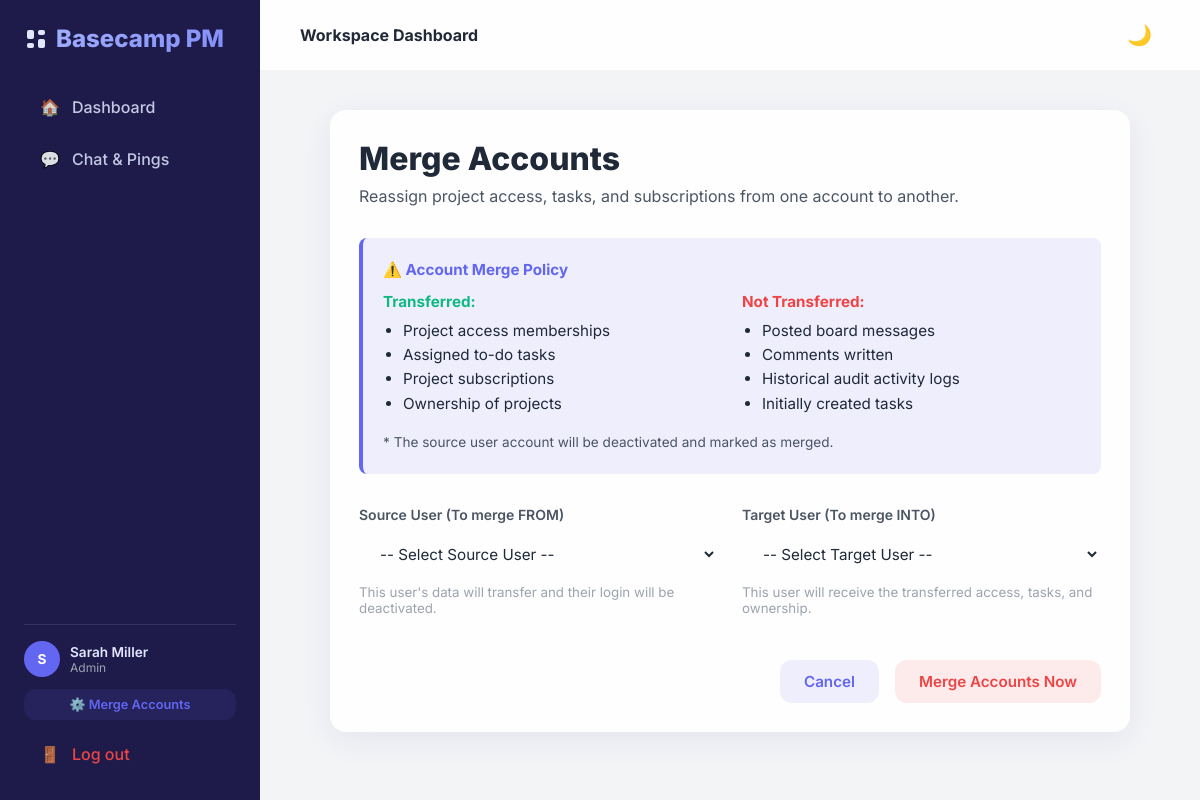
Page /users/merge/ (signed in) on the committed database.
### accounts/models.py (models this page shows, shortened)
class User(AbstractUser):
    ROLE_ADMIN = 'admin'
    ROLE_MEMBER = 'member'
    ROLE_CLIENT = 'client'
    ROLE_COLLABORATOR = 'collaborator'
    ROLE_CHOICES = [
        (ROLE_ADMIN, 'Admin'),
        (ROLE_MEMBER, 'Organization Member'),
        (ROLE_CLIENT, 'Client'),
        (ROLE_COLLABORATOR, 'Outside Collaborator'),
    ]
    email = models.EmailField(unique=True)
    role = models.CharField(max_length=20, choices=ROLE_CHOICES, default=ROLE_MEMBER)
    is_merged = models.BooleanField(default=False)
    merged_into = models.ForeignKey('self', on_delete=models.SET_NULL, null=True, blank=True, related_name='merged_accounts')
    USERNAME_FIELD = 'email'
    REQUIRED_FIELDS = ['username']

### accounts/views.py (the view, shortened to what this page needs)
# urls.py: path('users/merge/', views.merge_users_view, name='merge_users'),
@login_required
def merge_users_view(request):
    if request.user.role != User.ROLE_ADMIN:
        messages.error(request, "Only system administrators can merge accounts.")
        return redirect('dashboard')
    users = User.objects.filter(is_active=True)
    return render(request, 'accounts/merge_users.html', {
        'users': users
    })

### templates/accounts/merge_users.html (shortened to what this page needs)
{% extends 'base.html' %}
{% block content %}
<div style="max-width: 800px; margin: 0 auto;">
    <div class="glass-card">
        <h1 class="page-title">Merge Accounts</h1>
        <p class="page-subtitle">Reassign project access, tasks, and subscriptions from one account to another.</p>
        <div style="background-color: var(--accent-light); border-left: 4px solid var(--accent); padding: 20px; border-radius: 8px; margin-bottom: 32px; font-size: 0.95rem; line-height: 1.6;">
            <h4 style="font-weight: 700; margin-bottom: 8px; color: var(--accent);">⚠️ Account Merge Policy</h4>
            <div style="display: grid; grid-template-columns: 1fr 1fr; gap: 20px;">
                <div>
                    <strong style="color: var(--success);">Transferred:</strong>
                    <ul style="margin-left: 20px; margin-top: 4px;">
                        <li>Project access memberships</li>
                        <li>Assigned to-do tasks</li>
                        <li>Project subscriptions</li>
                        <li>Ownership of projects</li>
                    </ul>
                </div>
                <div>
                    <strong style="color: var(--danger);">Not Transferred:</strong>
                    <ul style="margin-left: 20px; margin-top: 4px;">
                        <li>Posted board messages</li>
                        <li>Comments written</li>
                        <li>Historical audit activity logs</li>
                        <li>Initially created tasks</li>
                    </ul>
                </div>
            </div>
            <p style="margin-top: 16px; font-size: 0.85rem; color: var(--text-secondary);">
                * The source user account will be deactivated and marked as merged.
            </p>
        </div>
        <form method="POST">
            <div class="grid-cols-2" style="margin-bottom: 24px;">
                <div class="form-group">
                    <label for="source_user_id">Source User (To merge FROM)</label>
                    <select id="source_user_id" name="source_user_id" class="form-control" required>
                        <option value="">-- Select Source User --</option>
                    </select>
                    <small style="color: var(--text-muted); display: block; margin-top: 6px;">This user's data will transfer and their login will be deactivated.</small>
                </div>
                <div class="form-group">
                    <label for="target_user_id">Target User (To merge INTO)</label>
                    <select id="target_user_id" name="target_user_id" class="form-control" required>
                        <option value="">-- Select Target User --</option>
                    </select>
                    <small style="color: var(--text-muted); display: block; margin-top: 6px;">This user will receive the transferred access, tasks, and ownership.</small>
                </div>
            </div>
            <div style="display: flex; gap: 16px; justify-content: flex-end;">
                <a href="{% url 'dashboard' %}" class="btn btn-secondary">Cancel</a>
                <button type="submit" class="btn btn-danger" onclick="return confirm('Are you sure you want to merge these users? This action is permanent and cannot be undone.');">
                    Merge Accounts Now
                </button>
            </div>
        </form>
    </div>
</div>
{% endblock %}

### templates/base.html (shortened to what this page needs)
{% load static %}
<!DOCTYPE html>
<html lang="en">
<head>
    <link rel="stylesheet" href="https://cdnjs.cloudflare.com/ajax/libs/highlight.js/11.8.0/styles/github-dark.min.css">
    <link rel="stylesheet" href="{% static 'css/style.css' %}">
</head>
<body>
    <div class="app-container">
        {% if user.is_authenticated %}
        <aside class="sidebar">
            <div class="sidebar-brand">
                <span>Basecamp PM</span>
            </div>
            <nav class="sidebar-nav">
                <a href="{% url 'dashboard' %}" class="nav-item {% if request.resolver_match.url_name == 'dashboard' %}active{% endif %}">
                    <span>🏠</span> Dashboard
                </a>
                <a href="{% url 'chat_hub' %}" class="nav-item {% if 'chat' in request.path %}active{% endif %}">
                    <span>💬</span> Chat & Pings
                </a>
            </nav>
            <div class="sidebar-footer">
                <div class="user-badge">
                    <div class="user-avatar">
                        {{ user.first_name|slice:":1"|upper }}
                    </div>
                    <div>
                        <div style="font-weight: 600;">{{ user.first_name }} {{ user.last_name }}</div>
                        <div style="color: var(--text-muted); font-size: 0.75rem;">{{ user.get_role_display }}</div>
                    </div>
                </div>
                {% if user.role == 'admin' %}
                <a href="{% url 'merge_users' %}" class="btn btn-secondary" style="padding: 8px 12px; font-size: 0.8rem; width: 100%;">
                    ⚙️ Merge Accounts
                </a>
                {% endif %}
                <a href="{% url 'logout' %}" class="nav-item" style="color: var(--danger); opacity: 1;">
                    <span>🚪</span> Log out
                </a>
            </div>
        </aside>
        {% endif %}
        <div class="main-wrapper">
            {% if user.is_authenticated %}
            <header class="top-navbar">
                <div>
                    <h4 style="font-weight: 700;">
                        {% if project %}
                            {{ project.company.name }} &raquo; {{ project.name }}
                        {% else %}
                            Workspace Dashboard
                        {% endif %}
                    </h4>
                </div>
                <div class="navbar-actions">
                    <button class="theme-toggle-btn" id="themeToggle" title="Toggle theme">
                    </button>
                </div>
            </header>
            {% endif %}
            <main class="content-body">
                {% block content %}{% endblock %}
            </main>
        </div>
    </div>
</body>
</html>

### static/css/style.css (style rules this page uses)
:root { --bg-color: #f3f4f6; --card-bg: rgba(255, 255, 255, 0.85); --card-border: rgba(255, 255, 255, 0.4); --text-primary: #1f2937; --text-secondary: #4b5563; --text-muted: #9ca3af; --accent: #6366f1; --accent-hover: #4f46e5; --accent-light: rgba(99, 102, 241, 0.1); --danger: #ef4444; --danger-hover: #dc2626; --success: #10b981; --warning: #f59e0b; --sidebar-bg: #1e1b4b; --sidebar-text: #e0e7ff; --shadow: 0 8px 32px 0 rgba(31, 38, 135, 0.07); --border-radius: 16px; --transition: all 0.3s cubic-bezier(0.4, 0, 0.2, 1); }
* { margin: 0; padding: 0; box-sizing: border-box; font-family: 'Inter', system-ui, -apple-system, sans-serif; }
body { background-color: var(--bg-color); color: var(--text-primary); min-height: 100vh; display: flex; overflow-x: hidden; transition: background-color 0.3s ease; }
.app-container { display: flex; width: 100vw; min-height: 100vh; }
.sidebar { width: 260px; background-color: var(--sidebar-bg); color: var(--sidebar-text); display: flex; flex-direction: column; padding: 24px; flex-shrink: 0; z-index: 100; transition: var(--transition); }
.sidebar-brand { font-size: 1.5rem; font-weight: 800; margin-bottom: 32px; display: flex; align-items: center; gap: 8px; background: linear-gradient(135deg, #a5b4fc 0%, #818cf8 100%); -webkit-background-clip: text; -webkit-text-fill-color: transparent; }
.sidebar-nav { display: flex; flex-direction: column; gap: 8px; flex-grow: 1; }
.nav-item { display: flex; align-items: center; gap: 12px; padding: 12px 16px; color: var(--sidebar-text); text-decoration: none; font-weight: 500; border-radius: 12px; opacity: 0.85; transition: var(--transition); }
.sidebar-footer { padding-top: 16px; border-top: 1px solid rgba(255, 255, 255, 0.1); display: flex; flex-direction: column; gap: 12px; }
.user-badge { display: flex; align-items: center; gap: 10px; font-size: 0.85rem; }
.user-avatar { width: 36px; height: 36px; border-radius: 50%; background-color: var(--accent); color: #fff; display: flex; align-items: center; justify-content: center; font-weight: 700; }
.main-wrapper { flex-grow: 1; display: flex; flex-direction: column; height: 100vh; overflow-y: auto; }
.top-navbar { height: 70px; background-color: var(--card-bg); backdrop-filter: blur(12px); -webkit-backdrop-filter: blur(12px); border-bottom: 1px solid var(--card-border); display: flex; align-items: center; justify-content: space-between; padding: 0 40px; position: sticky; top: 0; z-index: 50; transition: var(--transition); }
.navbar-actions { display: flex; align-items: center; gap: 20px; }
.content-body { padding: 40px; flex-grow: 1; max-width: 1400px; width: 100%; margin: 0 auto; }
.glass-card { background-color: var(--card-bg); backdrop-filter: blur(16px); -webkit-backdrop-filter: blur(16px); border: 1px solid var(--card-border); border-radius: var(--border-radius); padding: 28px; box-shadow: var(--shadow); transition: var(--transition); margin-bottom: 24px; }
.btn { display: inline-flex; align-items: center; justify-content: center; gap: 8px; padding: 12px 24px; border-radius: 12px; font-weight: 600; text-decoration: none; border: none; cursor: pointer; transition: var(--transition); font-size: 0.95rem; }
.btn-secondary { background-color: var(--accent-light); color: var(--accent); }
.btn-danger { background-color: rgba(239, 68, 68, 0.1); color: var(--danger); }
.form-group { margin-bottom: 20px; }
.form-group label { display: block; font-size: 0.875rem; font-weight: 600; margin-bottom: 8px; color: var(--text-secondary); }
.form-control { width: 100%; padding: 12px 16px; border-radius: 12px; border: 1px solid var(--card-border); background-color: rgba(255, 255, 255, 0.05); color: var(--text-primary); outline: none; font-size: 0.95rem; transition: var(--transition); }
.page-title { font-size: 2rem; font-weight: 800; margin-bottom: 8px; }
.page-subtitle { color: var(--text-secondary); font-size: 1rem; margin-bottom: 32px; }
.grid-cols-2 { display: grid; grid-template-columns: repeat(2, minmax(0, 1fr)); gap: 24px; }
.theme-toggle-btn { background: none; border: none; cursor: pointer; font-size: 1.25rem; padding: 8px; border-radius: 50%; display: flex; align-items: center; justify-content: center; color: var(--text-primary); transition: var(--transition); }

### rows in the picture
User: first_name "S", first_name "Sarah", last_name "Miller", role "Admin"
